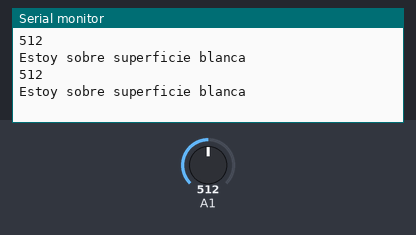
This sketch was run on a simulated Arduino Uno, built with avr-gcc and run on an emulated ATmega328P. On the bench: the last lines printed to the serial monitor. The inputs (shaded band) are chosen by the test bench; at power-on: A1 = 512.

Above: at 1.8 s.
1.9 s: A1 set to 792
At 2.6 s:
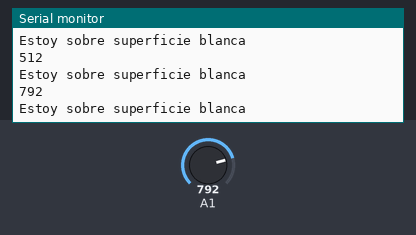
3.4 s: A1 set to 817
At 4.8 s:
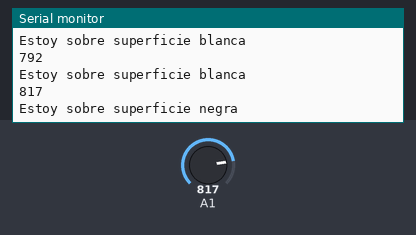
Timing chart, 0 to 6.4 s (numbered marks = the images above; inputs shaded):
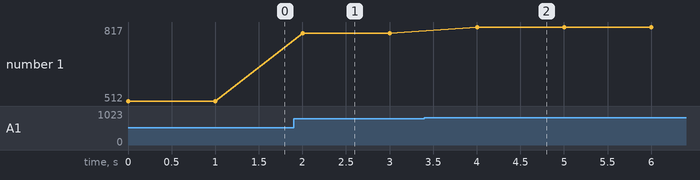

Measured:
- the behaviour switches between 800 and 801 on A1 (found by bisection; images 1 and 2)
- after the input at 1.9 s, the serial monitor: prints a new line after 0.10 s (image 1)
- after the input at 3.4 s, the serial monitor: prints a new line after 0.60 s (image 2)
- plotted number 1: 512 → 792 after the input at 1.9 s, 792 → 817 after the input at 3.4 s

The sketch:

sensor_optico.ino
```cpp
// Programa que lee el sensor óptico e imprime si estamos sobre superficie blanca, negra
// o no estamos sobre ninguna superficie.

// Pin del sensor
#define sensor1 1

// Valores que puede devolver la función lectura_sensor()
#define negro 0
#define blanco 1
#define sin_superficie 2

// Valores de referencia para usar en la función lectura_sensor()
#define referencia_negro 800
#define referencia_sinSuperficie 300

// Valores donde almacenar el valor que devuelve lectura_sensor()
short valor_leido; // Es tipo short porque como lectura_sensor() devuelve 0, 1 o 2,
// el rango de short es suficiente. Además ocupa menos espacio la variable

void setup() {
  pinMode(sensor1, INPUT);
  Serial.begin(230400); // Este es el baud rate al que funciona el micro que usamos para imprimir por pantalla
}

void loop() {
  valor_leido = lectura_sensor(sensor1);

  if(valor_leido == negro)
    Serial.println("Estoy sobre superficie negra");
  else if(valor_leido == blanco)
    Serial.println("Estoy sobre superficie blanca");
  else if(valor_leido == sin_superficie)
    Serial.println("No estoy sobre ninguna superficie");

  // Espera hasta la siguiente lectura
  delay(1000);
}

short lectura_sensor(unsigned int sensor) {
  // Leemos el sensor y dar un valor entre 0 y 1024
  int valor_leido = analogRead(sensor);

  Serial.println(valor_leido);

  // Variable donde almacenar el valor que devolveremos
  short resultado;

  // Si el valor que leemos está entre 0 y referencia_sinSuperficie, el sensor no está colocado
  //sobre una superficie
  if((valor_leido >= 0) && (valor_leido <= referencia_sinSuperficie)) {
    resultado = sin_superficie;
  }

  // Si el valor que leemos está entre referencia_sinSuperficie y referencia_blanco, el sensor está
  // sobre negro
  else if((valor_leido >= referencia_sinSuperficie) && (valor_leido <= referencia_negro)) {
    resultado = blanco;
  }

  // Si el valor que leemos está mayor que referencia_blanco, el sensor está sobre blanco
  else if((valor_leido >= referencia_negro)) {
    resultado = negro;
  }

  return resultado;
}
```
